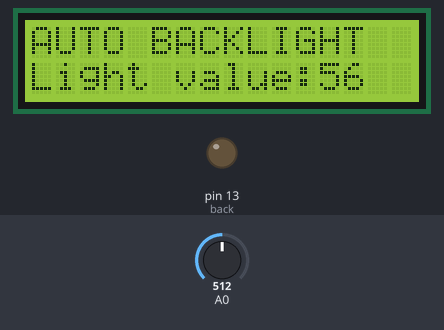
Bench run of a sketch on a simulated Arduino Uno, built with avr-gcc and run on an emulated ATmega328P. Shown: 16×2 character LCD, output pins drawn as LEDs (lit = HIGH). The inputs (shaded band) are chosen by the test bench; at power-on: A0 = 512.

Above: at 1.2 s.
1.3 s: A0 set to 10
At 2.2 s:
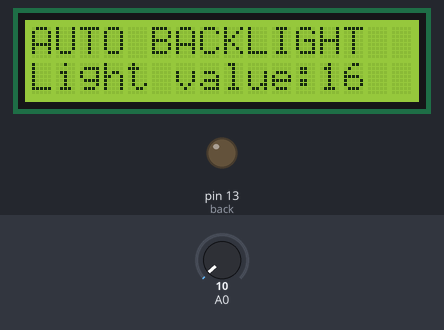
2.8 s: A0 set to 7
At 3.6 s:
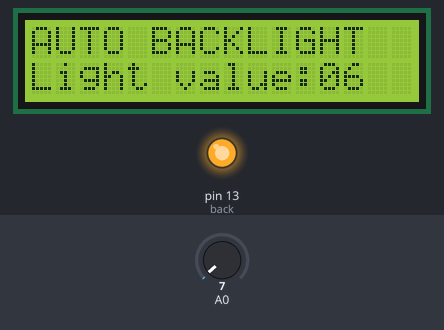
4.3 s: A0 set to 511
At 5.5 s:
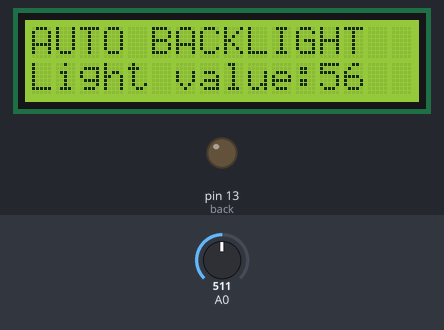
5.8 s: A0 set to 0
At 6.9 s:
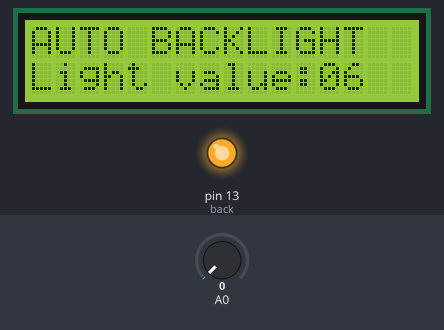
Timing chart, 0 to 8.3 s (numbered marks = the images above; inputs shaded):
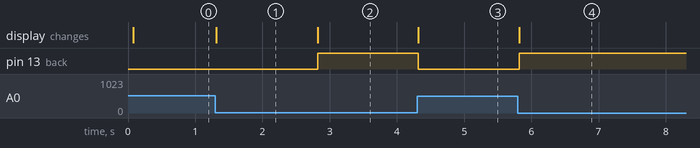

The sketch:

Autobacklight.ino
```cpp
#include <LiquidCrystal.h>
// initialize the library with the numbers of the interface pins
LiquidCrystal lcd(4, 5, 6, 7, 8, 9);
int val;
int temp,i;
int back = 13;
void setup() {
  // set up the LCD's number of columns and rows:
  lcd.begin(16, 2);
  // Print a message to the LCD.
  lcd.print("AUTO BACKLIGHT");
  pinMode(back, OUTPUT);
}
void loop() {
  temp = 0;
 for(i=1;i<10;i++)
  {
  temp= analogRead(0);
  temp=+temp;
  val= temp/9;
  }

  //val= analogRead(0);
  delay(10);
  if ( val >= 1){digitalWrite(back, LOW);}
  else digitalWrite(back,HIGH);
  // set the cursor to column 0, line 1
  // (note: line 1 is the second row, since counting begins with 0):
  lcd.setCursor(0, 1);
  lcd.print("Light value:");
  lcd.print(val);
}
```

Measured:
- the behaviour switches between 9 and 8 on A0 (found by bisection; images 1 and 2)
- after the input at 1.3 s, the display: changes at once (image 1)
- after the input at 2.8 s, pin 13 (back): LOW → HIGH at once; the display: changes at once (image 2)
- after the input at 4.3 s, pin 13 (back): HIGH → LOW at once; the display: changes at once (image 3)
- after the input at 5.8 s, pin 13 (back): LOW → HIGH at once; the display: changes at once (image 4)
